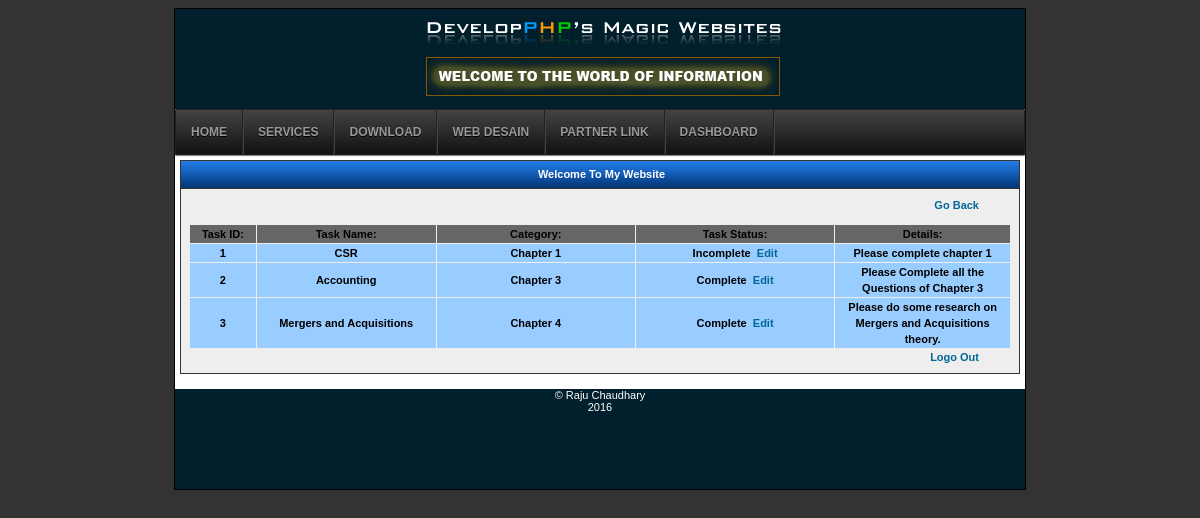
Screenshot of /task.php (signed in) with the database file from the repository.
### tables this page shows
CREATE TABLE IF NOT EXISTS `tasks` (
  `id` int(11) NOT NULL AUTO_INCREMENT,
  `task_name` varchar(250) NOT NULL,
  `category` varchar(300) NOT NULL,
  `taskcom_incomp` varchar(250) NOT NULL,
  `details` text NOT NULL,
  `date_added` date NOT NULL,
  PRIMARY KEY (`id`)
);

### task.php (the view, shortened to what this page needs)
<!DOCTYPE html PUBLIC "-//W3C//DTD XHTML 1.0 Transitional//EN" "http://www.w3.org/TR/xhtml1/DTD/xhtml1-transitional.dtd">
<html xmlns="http://www.w3.org/1999/xhtml">
<head>
<link rel="stylesheet" type="text/css" href="style.css" />
</head>
<body>
<div id="main">
<div id="header">
</div>
<div id="menu">
<li><a href="Index.php">Home</a></li>
<li><a href="#">Services</a>
</li>
<li><a href="#">Download</a>
</li>
<li><a href="#">Web Desain</a></li>
<li><a href="#">Partner Link</a></li>
<li><a href="account.php">DashBoard</a></li>
</div>
<div id="menu-tengah">
<div id="bg_menu" align="center">Welcome To My Website
</div>
<div id="content_menu">
<div align="right" style="margin-right:32px;"><a href="account.php">Go Back</a></div>
 <table width="100%" border="0" cellpadding="1" cellspacing="1">
		    <tr bgcolor="#666666">
            <th width="62"><div align="center">Task ID:</div></th>
		      <th width="172"><div align="center">Task Name:</div></th>
              <th width="191"><div align="center">Category:</div></th>
              <th width="191"><div align="center">Task Status:</div></th>
		      <th width="168"><div align="center">Details:</div></th>
	        </tr>
		   <?php
						$query = mysql_query("SELECT * FROM `tasks`");
						while($result = mysql_fetch_assoc($query)){
					?>
                    <p align="justify">
		    <form method="post" action="?process" id="<?=$result['id'];?>">
		      <tr bgcolor="#99CCFF" align="center">
                <td><?=$result['id'];?></td></p>
		        <td><?=$result['task_name'];?></td>
		        <td><?=$result['category'];?></td>
               	 <td><?=$result['taskcom_incomp'];?><a href="edittask.php">&nbsp; Edit</a></td>
                 <td><?=$result['details'];?></td>
		    <?php } ?>
	      </table>
<div align="right" style="margin-right:32px;"><a href="index.php">Logo Out</a></div>
</div>
</div>
<div id="footer">&copy; Raju Chaudhary <br/>
2016
</div>
</div>
</body>
</html>

### style.css (style rules this page uses)
body { background-color : #333333; font-family:"Lucida Sans Unicode", "Lucida Grande", sans-serif; font-size : 11px; }
#main { background-color : #ffffff; width : 850px; margin : 0 auto; border : 1px solid #000000; }
#header { background-image:url(images/logo.jpg); height:100px; width:850px; }
#menu, #menu ul { margin: 0; padding: 0; list-style: none; }
#menu { margin: 0 auto; border: 1px solid #222; background-color: #111; background-image: linear-gradient(#444, #111); border-radius: 1px; box-shadow: 0 1px 1px #777; }
#menu:before, #menu:after { content: ""; display: table; }
#menu:after { clear: both; }
#menu { zoom:1; }
#menu li { float: left; border-right: 1px solid #222; box-shadow: 1px 0 0 #444; position: relative; }
#menu a { float: left; padding: 15px 15px; color: #999; text-transform: uppercase; font: bold 12px Arial, Helvetica; text-decoration: none; text-shadow: 0 1px 0 #000; }
#footer { background:url(images/footer1.jpg); background-color:#011f2c; font-family:Verdana, Geneva, sans-serif; color:#FFF; text-align:center; height:100px; width:850px; }
#menu-tengah { margin : 5px; width : 840px; float : left; }
#bg_menu { background-color : #CCC; background-image : url(images/menu.gif); border : 1px solid #333; border-bottom : 0px; padding : 7px; padding-left : 10px; color : #ffffff; font-weight : bold; font-size : 11px; height : 13px; }
#content_menu { background-color : #eeeeee; border : 1px solid #333; line-height : 16px; padding : 8px; margin-bottom : 10px; font-weight: bold; }
#content_menu a { color: #006699; font-size: 11px; text-decoration:none; }

### rows the page displays
tasks: id "1", task_name "CSR", category "Chapter 1", taskcom_incomp "Incomplete", details "Please complete chapter 1"
tasks: id "2", task_name "Accounting", category "Chapter 3", taskcom_incomp "Complete", details "Please Complete all the Questions of Chapter 3"
tasks: id "3", task_name "Mergers and Acquisitions", category "Chapter 4", taskcom_incomp "Complete", details "Please do some research on Mergers and Acquisitions theory."
